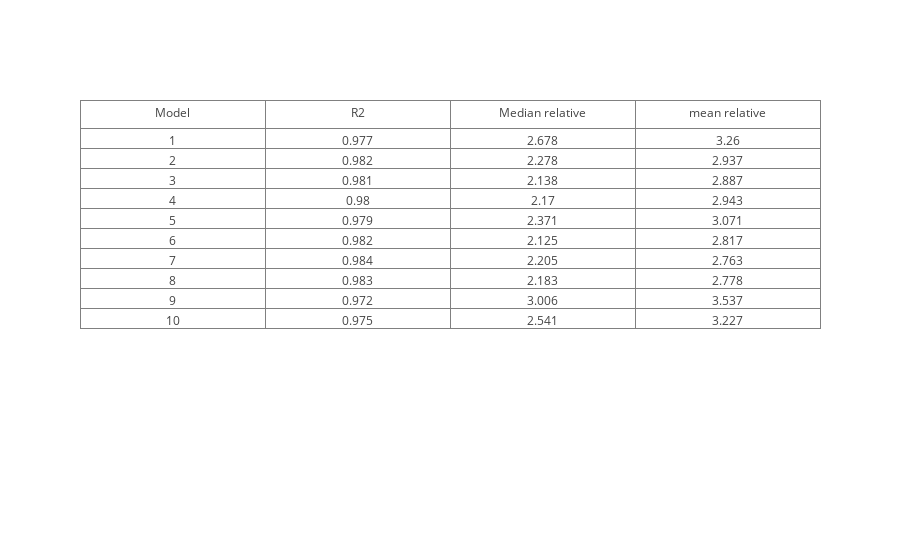

Notebook code cell kept with this figure:
### Code cell
#Extract the results for the global test set for each model independently in order to find the best model.
values_to_table = [[1,2,3,4,5,6,7,8,9,10],
                   [m[-1] for m in ms_r2], 
                   [m[-1] for m in ms_median_relative], 
                   [m[-1] for m in ms_mean_relative]]

table_search_best_model = go.Table(
    header=dict(values=["Model","R2", "Median relative", "mean relative"]),
    cells=dict(values=np.round(values_to_table, decimals=3)))

iplot([table_search_best_model])

### Figure 1 — Plotly figure (JSON) as saved in the notebook; plotly's stock layout.template omitted (floating-point values rounded to 4 significant figures)
{"data": [{"cells": {"values": [[1, 2, 3, 4, 5, 6, 7, 8, 9, 10], [0.977, 0.982, 0.981, 0.98, 0.979, 0.982, 0.984, 0.983, 0.972, 0.975], [2.678, 2.278, 2.138, 2.17, 2.371, 2.125, 2.205, 2.183, 3.006, 2.541], [3.26, 2.937, 2.887, 2.943, 3.071, 2.817, 2.763, 2.778, 3.537, 3.227]]}, "header": {"values": ["Model", "R2", "Median relative", "mean relative"]}, "type": "table", "uid": "82fe7a10-03ab-11e9-bc9a-705a0f47fdfe"}], "layout": {}}
